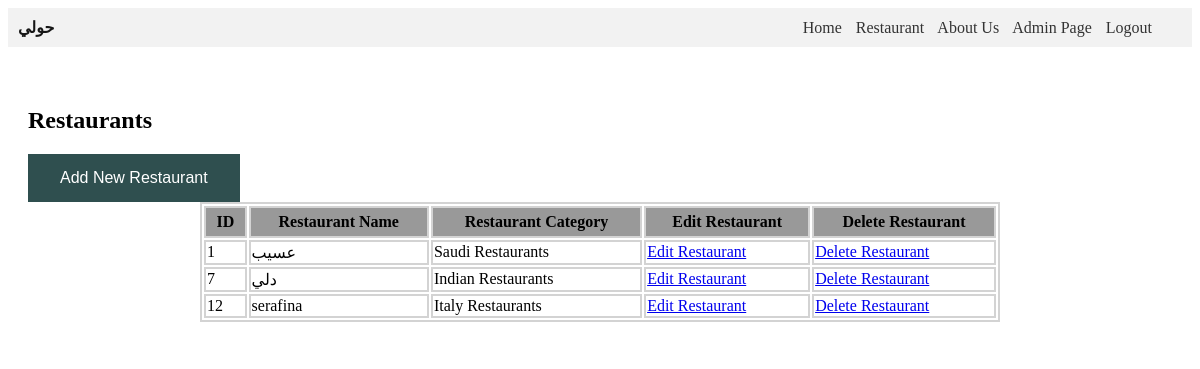
The page /admin-page.php on the database its author committed.
### tables this page shows
CREATE TABLE `restaurant` (
  `id` int(11) NOT NULL,
  `category_id` int(11) NOT NULL,
  `name` varchar(100) NOT NULL,
  `location` varchar(256) NOT NULL,
  `description` text NOT NULL,
  `profile_img` blob NOT NULL
);

### db-connect.php (called while the page is built, shortened)
<?php
$dbname="it390_hawli";
$conn=false;
$message = "";
function executeQuery($query) {
	global $conn;
	$result = mysqli_query($conn, $query);
	if(!$result)
		$message = "Error," . mysqli_error($conn);
	else
		return $result;
}
?>

### data-access.php (called while the page is built, shortened)
<?php include_once("../include/db-connect.php"); ?>
<?php
function getRestaurants() {
    $restaurants_qry = executeQuery("select * from restaurant;");
    $restaurants = array();
    while ($restaurant = mysqli_fetch_array($restaurants_qry))
       $restaurants[] = $restaurant;
       return $restaurants;
}
?>

### business-logic.php (called while the page is built, shortened)
<?php include_once("../include/db-connect.php");
include("../data-access/data-access.php"); ?>
<?php
function getRestaurantsData() {
      return getRestaurants();
}
?>

### admin-page.php (the view, shortened to what this page needs)
<?php include_once("../include/db-connect.php");
include '../business-logic/business-logic.php'; ?>
<?php
      $restaurants = getRestaurantsData();
?>
<!DOCTYPE html>
<html lang="en">
<head>
    <link rel="stylesheet" href="../css/style.css" type="text/css" />
</head>
<body>
    <div class="navbar">
        <div class="navbar-logo">حولي</div>
        <div class="navbar-links">
            <a href="index.php">Home</a>
            <a href="restaurants.php">Restaurant</a>
            <a href="about-us.php">About Us</a>
            <a href="admin-page.php">Admin Page</a>
            <a href="login.php">Logout</a>
        </div>
    </div>
    <section class="row">
        <article class="card">
            <header>
                <h2>Restaurants</h2>
                <button class="button" onclick="window.location.href='rest-add.php'">Add New Restaurant</button>
            </header>
            <table>
                <thead>
                    <tr>
                        <th>ID</th>
                        <th>Restaurant Name</th>
                        <th>Restaurant Category</th>
                        <th>Edit Restaurant</th>
                        <th>Delete Restaurant</th>
                    </tr>
                </thead>
                <tbody>
                    <?php foreach ($restaurants as $key => $restaurant) { ?>
                    <tr>
                        <td><?php echo $restaurant['id']; ?></td>
                        <td><?php echo $restaurant['name']; ?></td>
                        <td><?php if ($restaurant['category_id'] == 1) echo 'Italy Restaurants'; else if ($restaurant['category_id'] == 2) echo 'Saudi Restaurants'; else if ($restaurant['category_id'] == 3) echo 'Indian Restaurants'; ?>
                        </td>
                        <td><a href="rest-edit.php?id=<?php echo $restaurant['id']; ?>">Edit Restaurant</a></td>
                        <td><a href="rest-delete.php?id=<?php echo $restaurant['id']; ?>">Delete Restaurant</a></td>
                    </tr>
                    <?php } ?>
                </tbody>
            </table>
        </article>
    </section>
</body>
</html>

### style.css (style rules this page uses)
.navbar { background-color: #333; color: #161616; padding: 10px; }
.navbar a { color: #fff; margin-right: 10px; text-decoration: none; }
.navbar { display: flex; align-items: center; padding: 10px; background-color: #f2f2f2; margin-bottom: 15px; }
.navbar-logo { font-weight: bold; margin-right: auto; }
.navbar-links { margin-right: 20px; }
.navbar-links a { margin-right: 10px; text-decoration: none; color: #333; }
.row h2 { font-family: Cambria; }
.card { background-color: white; padding: 20px; margin-top: 20px; }
.row:after { content: ""; display: table; clear: both; }
table, th, td { border: 2px solid lightgray; }
table { width: 800px; margin: auto auto; }
thead { background-color: #999; }
th { padding: 5px; }
.button { background-color: darkslategray; border: none; color: white; padding: 15px 32px; text-align: center; text-decoration: none; display: inline-block; font-size: 16px; }

### rows shown on the page
restaurant: id "1", name "عسيب", shows "Saudi Restaurants"
restaurant: id "7", name "دلي", shows "Indian Restaurants"
restaurant: id "12", name "serafina", shows "Italy Restaurants"
